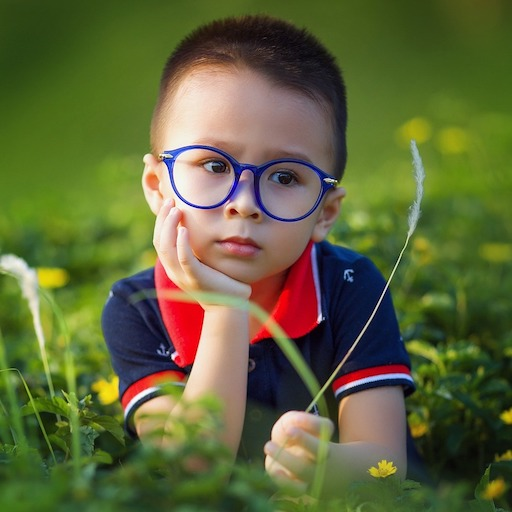
//> input picture vision/sample.jpg, 512 x 512 px, given in place of the camera
$ ./VideoWrite   (built with g++ and OpenCV 4)
//> lines starting //> are read from the running program, lines starting //| are printed output that depends on the picture
// Include opencv header files
#include "opencv2/opencv.hpp"
#include <iostream>

using namespace std;
using namespace cv;

int main(){

  // Create a VideoCapture object
  VideoCapture cap(0);

  // Check if camera opened successfully
  if(!cap.isOpened()){
    cout << "Error opening video stream or file" << endl;
    return -1;
  }

  int frame_width = cap.get(CAP_PROP_FRAME_WIDTH);
  int frame_height = cap.get(CAP_PROP_FRAME_HEIGHT);
  VideoWriter outavi("output.avi",cv::VideoWriter::fourcc('M','J','P','G'),10, Size(frame_width,frame_height));
  VideoWriter outmp4("output.mp4",cv::VideoWriter::fourcc('X','V','I','D'),10, Size(frame_width,frame_height));
  int thresh = 200;
  int maxValue = 255;
  //Read and save the feed from webcam until ESC is pressed .
  while(1){


    Mat frame;
    // Capture frame-by-frame
    Mat gray;

    cap.read(frame);
//> frame is the input picture: 512 rows x 512 cols, CV_8UC3; mean B, G, R 57.8, 101.6, 95.4

    //cap >> frame;

    cvtColor(frame, gray, COLOR_BGR2GRAY);
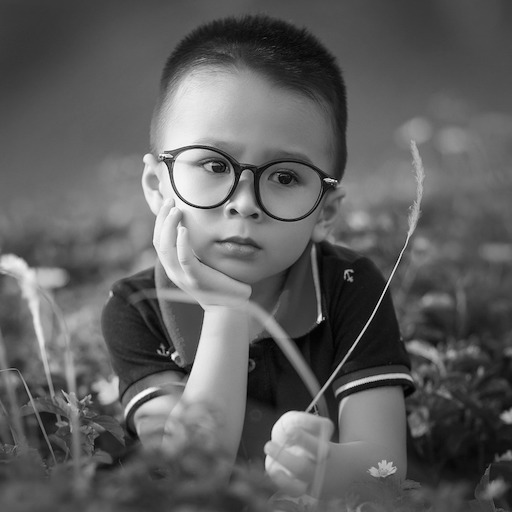
//> gray: 512 rows x 512 cols, CV_8UC1; min 0, max 254, mean 94.7

    Mat imgChannels[3];
    split(frame, imgChannels);
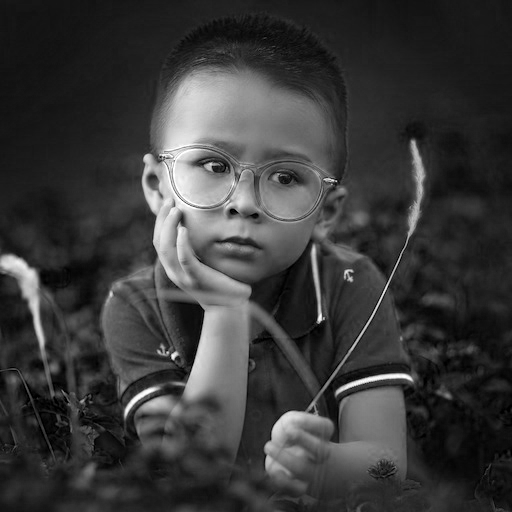
//> imgChannels[0]: 512 rows x 512 cols, CV_8UC1; min 0, max 255, mean 57.8
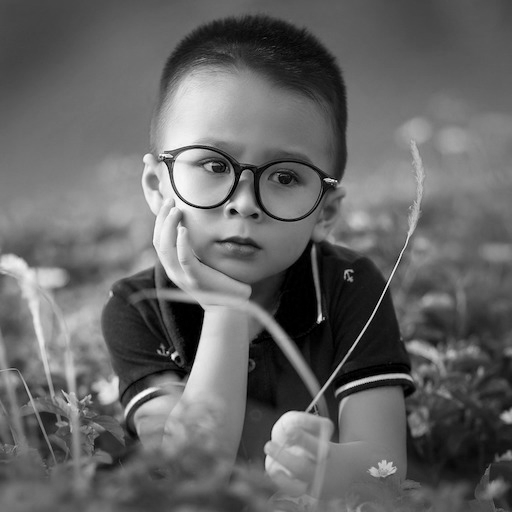
//> imgChannels[1]: 512 rows x 512 cols, CV_8UC1; min 0, max 254, mean 101.6
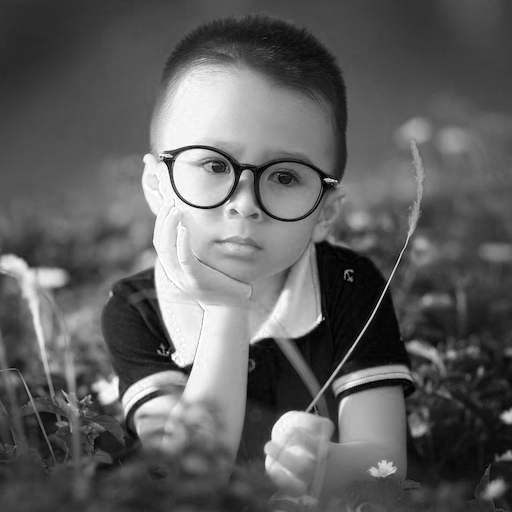
//> imgChannels[2]: 512 rows x 512 cols, CV_8UC1; min 0, max 255, mean 95.4
    Mat redChannel = imgChannels[2] - gray;
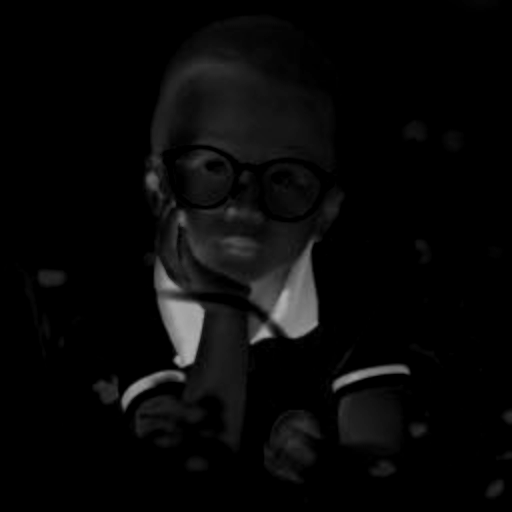
//> redChannel: 512 rows x 512 cols, CV_8UC1; min 0, max 174, mean 8.4
      Mat blueChannel = imgChannels[0] - gray;
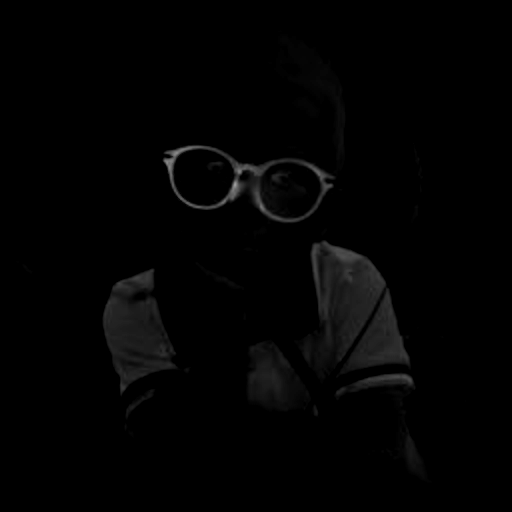
//> blueChannel: 512 rows x 512 cols, CV_8UC1; min 0, max 156, mean 2.9
      Mat greenChannel = imgChannels[1] - gray;
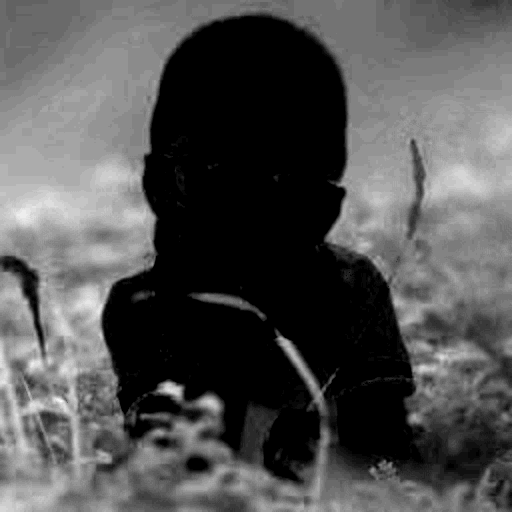
//> greenChannel: 512 rows x 512 cols, CV_8UC1; min 0, max 31, mean 10; drawn with min black and max white

    Mat dst = imgChannels[2].clone();

    //threshold(gray[0],dst, thresh, maxValue, THRESH_BINARY);

      // If the frame is empty, break immediately
    if (imgChannels[2].empty())
      break;

    // Write the frame
//    outavi.write(gray);
//    outmp4.write(gray);

    imshow("R",redChannel);
    imshow("B",blueChannel);
    imshow("G",greenChannel);
    char c=(char)waitKey(25);
//> the Esc key is pressed
    if (c == 27)
      break;
  }

  // When everything done, release the video capture object
  cap.release();
  outavi.release();
  outmp4.release();

  // Closes all the frames
  destroyAllWindows();

  return 0;
}
